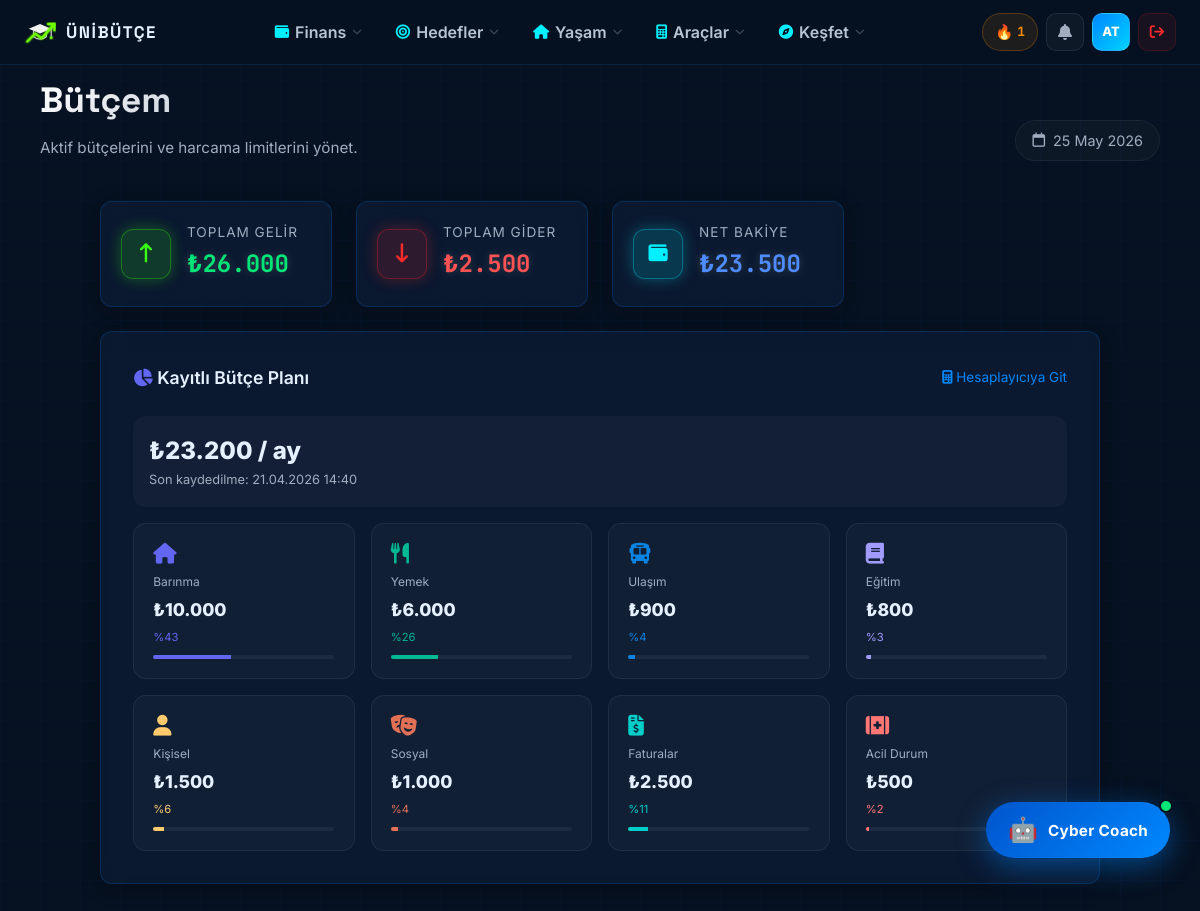
/budgets.php (signed in), run on the app's committed database.
### tables this page shows
CREATE TABLE `users` (
  `id` int(11) NOT NULL AUTO_INCREMENT,
  `full_name` varchar(100) NOT NULL,
  `username` varchar(50) NOT NULL,
  `email` varchar(100) NOT NULL,
  `password_hash` varchar(255) DEFAULT NULL,
  `university_name` varchar(150) DEFAULT NULL,
  `role` enum('user','verified','admin') DEFAULT 'user',
  `auth_provider` enum('local','google','facebook') DEFAULT 'local',
  `provider_id` varchar(255) DEFAULT NULL,
  `created_at` timestamp NOT NULL DEFAULT current_timestamp(),
  `budget_json` longtext DEFAULT NULL,
  `xp_points` int(11) DEFAULT 0,
  `level` int(11) DEFAULT 1,
  `onboarding_done` tinyint(1) DEFAULT 0,
  `login_streak` int(11) DEFAULT 0,
  `last_login_date` date DEFAULT NULL,
  `subscription_tier` enum('free','pro') DEFAULT 'free',
  `subscription_expires` date DEFAULT NULL,
  `is_banned` tinyint(1) DEFAULT 0,
  PRIMARY KEY (`id`),
  UNIQUE KEY `username` (`username`),
  UNIQUE KEY `email` (`email`)
);

### budgets.php (the view, shortened to what this page needs)
<?php
require_once 'includes/db.php';
$user_id = $_SESSION['user_id'];
$stmt = $pdo->prepare("SELECT budget_json FROM users WHERE id = ?");
$stmt->execute([$user_id]);
$row = $stmt->fetch();
$budgetData = !empty($row['budget_json']) ? json_decode($row['budget_json'], true) : null;
$stmt = $pdo->prepare("SELECT
    SUM(CASE WHEN type='income' THEN amount ELSE 0 END) as total_in,
    SUM(CASE WHEN type='expense' THEN amount ELSE 0 END) as total_out
    FROM transactions WHERE user_id = ?");
$stmt->execute([$user_id]);
$stats = $stmt->fetch();
$totalIncome = $stats['total_in'] ?? 0;
$totalExpense = $stats['total_out'] ?? 0;
?>
<!DOCTYPE html>
<html lang="tr" data-theme="light">
<head>
    <link rel="stylesheet" href="style.css?v=<?php echo time(); ?>">
    <link rel="stylesheet" href="css/auth.css?v=<?php echo time(); ?>">
    <link rel="stylesheet" href="css/dashboard.css?v=<?php echo time(); ?>">
    <link rel="stylesheet" href="css/mobile.css?v=<?php echo time(); ?>">
    <link rel="stylesheet" href="css/animations.css?v=<?php echo time(); ?>">
    <link rel="stylesheet" href="https://cdnjs.cloudflare.com/ajax/libs/font-awesome/6.5.0/css/all.min.css">
</head>
<body class="dashboard-body">
    <?php include 'includes/dashboard_navbar.php'; ?>
    <main class="main-content">
        <header class="topbar">
            <div class="welcome-text">
                <h1>Bütçem</h1>
                <p>Aktif bütçelerini ve harcama limitlerini yönet.</p>
            </div>
            <div class="topbar-actions">
                <div class="date-display">
                    <i class="fa-regular fa-calendar"></i>
                    <?php echo date('d F Y'); ?>
                </div>
            </div>
        </header>
        <div class="profile-overhaul-container">
        <div class="bento-grid">
            <div class="glass-card widget-stat stat-income">
                <div class="stat-icon-bg"><i class="fa-solid fa-arrow-up-long"></i></div>
                <div class="stat-content">
                    <span class="stat-label">Toplam Gelir</span>
                    <span class="stat-value">₺<?php echo number_format((float)($totalIncome), 0, ',', '.'); ?></span>
                </div>
            </div>
            <div class="glass-card widget-stat stat-expense">
                <div class="stat-icon-bg"><i class="fa-solid fa-arrow-down-long"></i></div>
                <div class="stat-content">
                    <span class="stat-label">Toplam Gider</span>
                    <span class="stat-value">₺<?php echo number_format((float)($totalExpense), 0, ',', '.'); ?></span>
                </div>
            </div>
            <div class="glass-card widget-stat stat-balance">
                <div class="stat-icon-bg"><i class="fa-solid fa-wallet"></i></div>
                <div class="stat-content">
                    <span class="stat-label">Net Bakiye</span>
                    <span class="stat-value">₺<?php echo number_format((float)($totalIncome - $totalExpense), 0, ',', '.'); ?></span>
                </div>
            </div>
            <div class="glass-card" style="grid-column: 1 / -1; padding: 2rem;">
                <div class="widget-header" style="margin-bottom: 1.5rem;">
                    <h3><i class="fa-solid fa-chart-pie" style="color: #6366f1;"></i> Kayıtlı Bütçe Planı</h3>
                    <a href="index.php#budget" style="color: var(--accent-blue); text-decoration:none; font-size: 0.85rem;">
                        <i class="fa-solid fa-calculator"></i> Hesaplayıcıya Git
                    </a>
                </div>
                <?php if ($budgetData && isset($budgetData['expenses']) && !empty($budgetData['expenses'])): ?>
                    <?php
                    $total = $budgetData['total'] ?? 0;
                    $catNames = [
                        'housing'   => ['Barınma', 'fa-house', '#6366f1'],
                        'food'      => ['Yemek', 'fa-utensils', '#00b894'],
                        'transport' => ['Ulaşım', 'fa-bus', '#0984e3'],
                        'social'    => ['Sosyal', 'fa-masks-theater', '#e17055'],
                        'education' => ['Eğitim', 'fa-book', '#a29bfe'],
                        'personal'  => ['Kişisel', 'fa-user', '#fdcb6e'],
                        'utilities' => ['Faturalar', 'fa-file-invoice-dollar', '#00cec9'],
                        'emergency' => ['Acil Durum', 'fa-kit-medical', '#ff7675'],
                    ];
                    ?>
                    <div style="margin-bottom: 1rem; padding: 1rem; background: rgba(255,255,255,0.03); border-radius: 0.8rem; display: flex; justify-content: space-between; align-items: center;">
                        <div>
                            <div style="font-size: 1.5rem; font-weight: 800;">₺<?php echo number_format((float)($total), 0, ',', '.'); ?> / ay</div>
                            <?php if (!empty($budgetData['lastSaved'])): ?>
                                <div style="font-size: 0.8rem; color: var(--text-secondary);">Son kaydedilme: <?php echo date('d.m.Y H:i', strtotime($budgetData['lastSaved'])); ?></div>
                            <?php endif; ?>
                        </div>
                    </div>
                    <div style="display: grid; grid-template-columns: repeat(auto-fill, minmax(180px, 1fr)); gap: 1rem;">
                        <?php foreach ($budgetData['expenses'] as $id => $amount):
                            $catInfo = $catNames[$id] ?? [ucfirst($id), 'fa-wallet', '#888'];
                            $pct = $total > 0 ? round(($amount / $total) * 100) : 0;
                        ?>
                        <div style="padding: 1.2rem; background: rgba(255,255,255,0.03); border-radius: 0.8rem; border: 1px solid rgba(255,255,255,0.06);">
                            <i class="fa-solid <?php echo $catInfo[1]; ?>" style="color: <?php echo $catInfo[2]; ?>; font-size: 1.3rem; margin-bottom: 0.5rem; display: block;"></i>
                            <div style="font-size: 0.75rem; color: var(--text-secondary); margin-bottom: 0.3rem;"><?php echo $catInfo[0]; ?></div>
                            <div style="font-weight: 800; font-size: 1.1rem;">₺<?php echo number_format((float)($amount), 0, ',', '.'); ?></div>
                            <div style="font-size: 0.7rem; color: <?php echo $catInfo[2]; ?>; margin-top: 0.3rem;">%<?php echo $pct; ?></div>
                            <div style="height: 4px; background: rgba(255,255,255,0.05); border-radius: 2px; margin-top: 0.5rem; overflow: hidden;">
                                <div style="width: <?php echo $pct; ?>%; height: 100%; background: <?php echo $catInfo[2]; ?>;"></div>
                            </div>
                        </div>
                        <?php endforeach; ?>
                    </div>
                <?php endif; ?>
            </div>
        </div>
        </div>
    </main>
    <div id="cyberCoachWidget" class="coach-widget">
        <button id="coachToggleBtn" class="coach-toggle-btn" onclick="toggleCoach()" aria-label="Cyber Coach Aç">
            <div class="coach-btn-inner">
                <span class="coach-btn-icon">🤖</span>
                <span class="coach-btn-label">Cyber Coach</span>
                <span class="coach-btn-pulse"></span>
            </div>
        </button>
    </div>
</body>
</html>

### includes/dashboard_navbar.php (shortened to what this page needs)
<?php
$navBase = '';
$streakDays = 0;
if (isset($pdo) && isset($_SESSION['user_id'])) {
    try {
        $sStmt = $pdo->prepare("SELECT login_streak FROM users WHERE id = ?");
        $sStmt->execute([$_SESSION['user_id']]);
        $sRow = $sStmt->fetch();
        $streakDays = (int)($sRow['login_streak'] ?? 0);
    } catch (Exception $e) {}
}
$navInitials = '';
if (isset($_SESSION['user_name'])) {
    foreach (explode(' ', $_SESSION['user_name']) as $n) {
        if (!empty($n)) $navInitials .= strtoupper($n[0]);
    }
    $navInitials = substr($navInitials, 0, 2);
}
?>
<nav class="dash-navbar" id="dashNavbar">
    <div class="dash-navbar-inner">
        <a href="<?= $navBase ?>index.php" class="dash-nav-logo" style="display:flex; align-items:center; gap:10px;">
            <span class="dash-logo-text">ÜniBütçe</span>
        </a>
        <div class="dash-nav-menu" id="dashNavMenu">
            <div class="mega-menu-item">
                <button class="mega-trigger" data-menu="finans">
                    <i class="fa-solid fa-wallet"></i>
                    <span>Finans</span>
                    <i class="fa-solid fa-chevron-down mega-arrow"></i>
                </button>
            </div>
            <div class="mega-menu-item">
                <button class="mega-trigger" data-menu="hedefler">
                    <i class="fa-solid fa-bullseye"></i>
                    <span>Hedefler</span>
                    <i class="fa-solid fa-chevron-down mega-arrow"></i>
                </button>
            </div>
            <div class="mega-menu-item">
                <button class="mega-trigger" data-menu="yasam">
                    <i class="fa-solid fa-house"></i>
                    <span>Yaşam</span>
                    <i class="fa-solid fa-chevron-down mega-arrow"></i>
                </button>
            </div>
            <div class="mega-menu-item">
                <button class="mega-trigger" data-menu="araclar">
                    <i class="fa-solid fa-calculator"></i>
                    <span>Araçlar</span>
                    <i class="fa-solid fa-chevron-down mega-arrow"></i>
                </button>
            </div>
            <div class="mega-menu-item">
                <button class="mega-trigger" data-menu="kesfet">
                    <i class="fa-solid fa-compass"></i>
                    <span>Keşfet</span>
                    <i class="fa-solid fa-chevron-down mega-arrow"></i>
                </button>
            </div>
        </div>
        <div class="dash-nav-actions">
            <?php if ($streakDays > 0): ?>
            <div class="dash-nav-streak" title="<?= $streakDays ?> günlük seri">
                <span class="streak-fire">🔥</span>
                <span class="streak-count"><?= $streakDays ?></span>
            </div>
            <?php endif; ?>
            <div class="dash-nav-notif" id="navNotifTrigger">
                <button class="dash-notif-btn" aria-label="Bildirimler">
                    <i class="fa-solid fa-bell"></i>
                </button>
            </div>
            <a href="<?= $navBase ?>profile.php" class="dash-nav-profile" title="Profilim">
                <span><?= $navInitials ?></span>
            </a>
            <a href="<?= $navBase ?>logout.php" class="dash-nav-logout" title="Çıkış Yap" onclick="return confirm('Çıkış yapmak istediğinize emin misiniz?');">
                <i class="fa-solid fa-arrow-right-from-bracket"></i>
            </a>
        </div>
    </div>
</nav>

### style.css (style rules this page uses)
:root { --bg-primary: #05050A; --bg-secondary: #0A0A12; --bg-card: rgba(10, 10, 18, 0.7); --bg-card-hover: rgba(16, 16, 28, 0.8); --bg-glass: rgba(0, 240, 255, 0.03); --bg-glass-hover: rgba(0, 240, 255, 0.06); --text-primary: #e0e0ff; --text-secondary: #8b8ba7; --text-muted: #5a5a7a; --accent-blue: #0088ff; --accent-cyan: #00F0FF; --accent-purple: #7000FF; --accent-green: #39FF14; --accent-orange: #ff9100; --accent-red: #ff2a2a; --accent-pink: #f42c92; --gradient-hero: linear-gradient(135deg, #05050A 0%, #0c0822 40%, #031024 80%, #05050A 100%); --gradient-blue: linear-gradient(135deg, #0088ff, #00F0FF); --gradient-purple: linear-gradient(135deg, #7000FF, #b026ff); --gradient-green: linear-gradient(135deg, #00d2ff, #3a7bd5); --border-glass: 1px solid rgba(0, 240, 255, 0.15); --border-accent: 1px solid rgba(0, 240, 255, 0.4); --shadow-card: 0 8px 32px rgba(0, 0, 0, 0.5); --shadow-glow: 0 0 20px rgba(0, 240, 255, 0.2); --shadow-glow-strong: 0 0 40px rgba(0, 240, 255, 0.4); --radius-sm: 4px; --radius-md: 8px; --radius-lg: 12px; --radius-xl: 16px; --radius-full: 9999px; --font-primary: 'Inter', 'Segoe UI', system-ui, -apple-system, sans-serif; --font-display: 'Space Grotesk', 'Inter', system-ui, sans-serif; --font-mono: 'JetBrains Mono', 'Courier New', monospace; --transition-fast: 0.15s ease-out; --transition-base: 0.25s ease-out; --transition-slow: 0.4s cubic-bezier(0.16, 1, 0.3, 1); }
[data-theme="light"] { --bg-primary: #061121; --bg-secondary: #0A192F; --bg-card: rgba(12, 26, 51, 0.85); --bg-card-hover: rgba(17, 34, 64, 0.95); --bg-glass: rgba(0, 136, 255, 0.04); --bg-glass-hover: rgba(0, 136, 255, 0.08); --text-primary: #E6F1FF; --text-secondary: #A0AEC0; --text-muted: #718096; --gradient-hero: linear-gradient(135deg, #061121 0%, #0B1D3D 40%, #002244 80%, #061121 100%); --border-glass: 1px solid rgba(0, 136, 255, 0.15); --border-accent: 1px solid rgba(0, 136, 255, 0.35); --shadow-card: 0 10px 25px rgba(0, 0, 0, 0.3); --shadow-glow: 0 4px 15px rgba(0, 136, 255, 0.15); --shadow-glow-strong: 0 6px 25px rgba(0, 136, 255, 0.25); }
[data-theme="light"] body::before { background-image: linear-gradient(rgba(0, 100, 200, 0.06) 1px, transparent 1px), linear-gradient(90deg, rgba(0, 100, 200, 0.06) 1px, transparent 1px); opacity: 0.4; }
*, *::before, *::after { margin: 0; padding: 0; box-sizing: border-box; }
html { scroll-behavior: smooth; font-size: 16px; }
body { font-family: var(--font-primary); background: var(--bg-primary); color: var(--text-primary); line-height: 1.6; overflow-x: hidden; -webkit-font-smoothing: antialiased; position: relative; }
body::before { content: ''; position: fixed; top: 0; left: 0; width: 100vw; height: 100vh; background-image: linear-gradient(rgba(0, 240, 255, 0.05) 1px, transparent 1px), linear-gradient(90deg, rgba(0, 240, 255, 0.05) 1px, transparent 1px); background-size: 30px 30px; background-position: center; z-index: -1; pointer-events: none; opacity: 0.6; }
a { color: inherit; text-decoration: none; }
.glass-card { background: var(--bg-card); border: var(--border-glass); border-radius: var(--radius-md); padding: 28px; backdrop-filter: blur(20px); transition: var(--transition-base); position: relative; overflow: hidden; }
.glass-card::before { content: ''; position: absolute; top: 0; left: -100%; width: 50%; height: 2px; background: linear-gradient(90deg, transparent, var(--accent-cyan), transparent); animation: scanline 6s linear infinite; opacity: 0.5; }
.coach-widget { position: fixed !important; bottom: 90px !important; right: 30px !important; top: auto !important; left: auto !important; z-index: 9999999 !important; display: flex; flex-direction: column; align-items: flex-end; gap: 12px; }
.coach-toggle-btn { background: linear-gradient(135deg, #0055cc, #0088ff); border: none; border-radius: 50px; cursor: pointer; padding: 0; box-shadow: 0 8px 30px rgba(0, 136, 255, 0.45); transition: all 0.3s cubic-bezier(0.34, 1.56, 0.64, 1); position: relative; overflow: visible; }
.coach-btn-inner { display: flex; align-items: center; gap: 10px; padding: 14px 22px; }
.coach-btn-icon { font-size: 1.5rem; }
.coach-btn-label { font-family: var(--font-primary); font-weight: 700; font-size: 0.95rem; color: #fff; letter-spacing: 0.3px; }
.coach-btn-pulse { position: absolute; top: -3px; right: -3px; width: 14px; height: 14px; background: #00e676; border-radius: 50%; border: 2px solid #061121; animation: pulseBadge 2s infinite; }

### data on the page
users: login_streak "1", budget_json "23.200", budget_json "21.04.2026 14:40", budget_json "10.000", budget_json "43", budget_json "6.000", budget_json "26", budget_json "900", budget_json "4", budget_json "800", budget_json "3", budget_json "1.500", budget_json "6", budget_json "1.000", budget_json "2.500", budget_json "11", budget_json "500", budget_json "2"

### other printed values
$navInitials "AT"
$totalIncome "26.000"
$totalExpense "2.500"
$totalIncome - $totalExpense "23.500"
$catInfo[0] "Barınma"
$catInfo[0] "Yemek"
$catInfo[0] "Ulaşım"
$catInfo[0] "Eğitim"
$catInfo[0] "Kişisel"
$catInfo[0] "Sosyal"
$catInfo[0] "Faturalar"
$catInfo[0] "Acil Durum"
